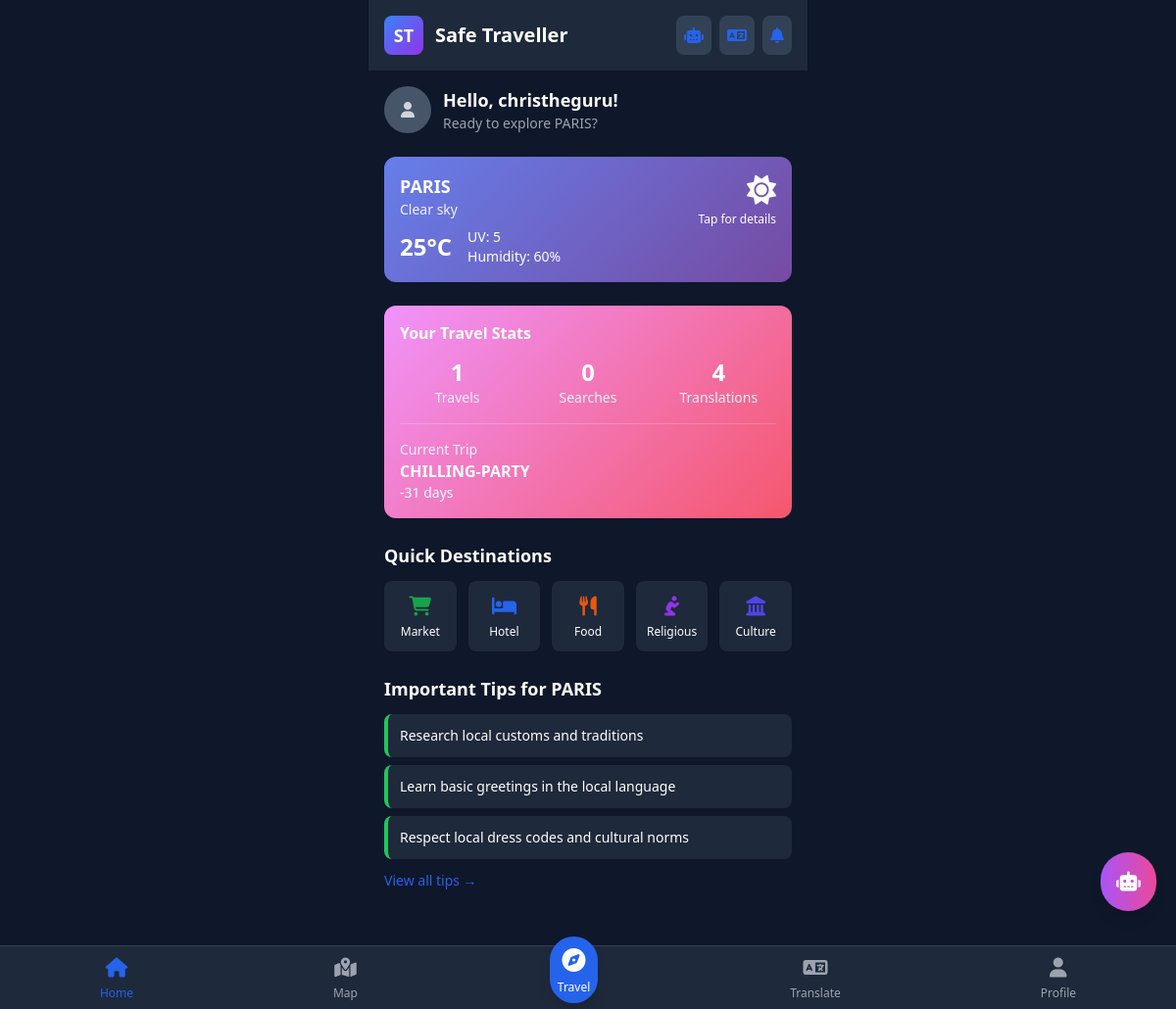
The page / (signed in) on the database as committed earlier.
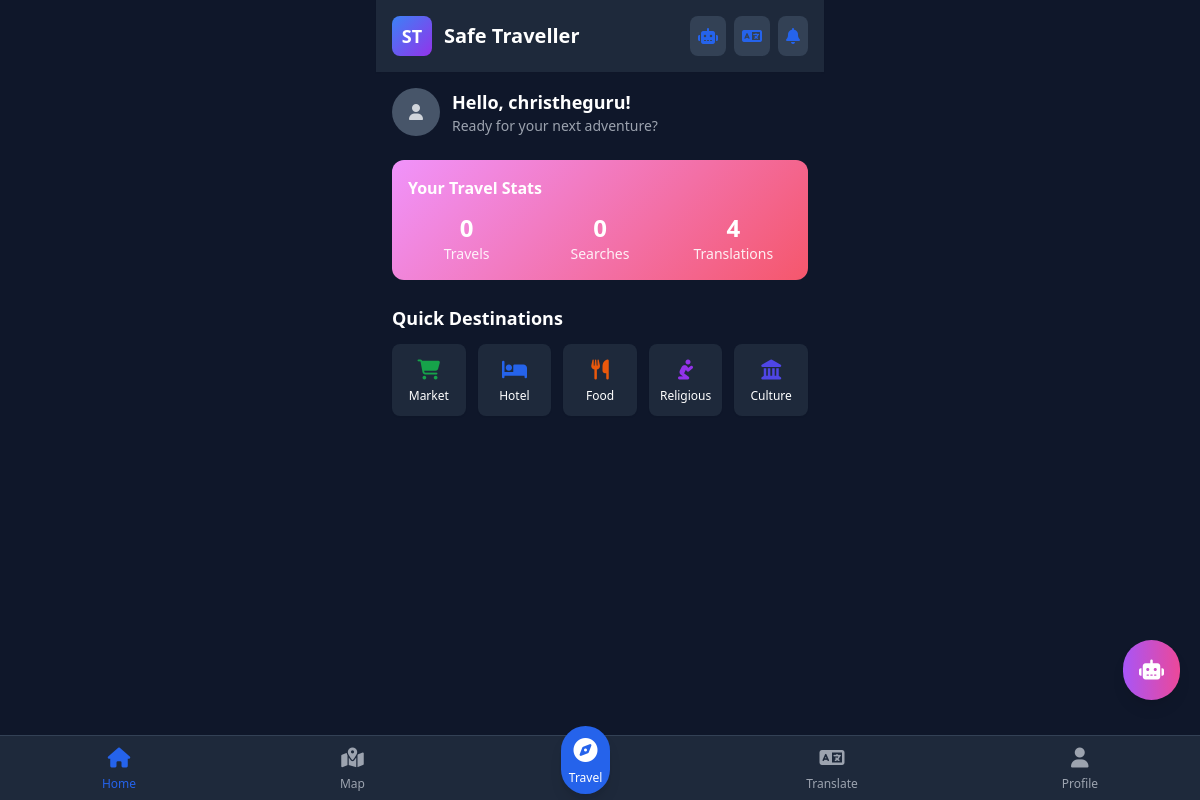
The same page on the database as committed later.
### travels/models.py (models this page shows, shortened)
class Travel(models.Model):
    TRAVEL_TYPES = [
        ('business', 'Business'),
        ('scientific', 'Scientific'),
        ('vacation', 'Vacation'),
        ('pilgrimage', 'Pilgrimage'),
    ]
    user = models.ForeignKey(User, on_delete=models.CASCADE)
    name = models.CharField(max_length=100)
    country = models.CharField(max_length=100)
    city = models.CharField(max_length=100)
    travel_type = models.CharField(max_length=20, choices=TRAVEL_TYPES)
    start_date = models.DateField(default=timezone.now)
    residence = models.CharField(max_length=200, blank=True)
    objectives = models.TextField(blank=True)
    is_active = models.BooleanField(default=False)
    advice_data = models.JSONField(null=True, blank=True)
    is_synced = models.BooleanField(default=False)
    created_at = models.DateTimeField(auto_now_add=True)
    updated_at = models.DateTimeField(auto_now=True)
    class Meta:
        ordering = ['-created_at']
    def days_elapsed(self):
        return (timezone.now().date() - self.start_date).days

### home/views.py (the view)
# urls.py: path('', views.home_view, name='home'),
def home_view(request):
    if request.user.is_authenticated:
        return authenticated_home(request)
    else:
        return render(request, 'home/home_guest.html')

### travels/services/weather_service.py (called while the page is built, shortened)
def get_weather_data(city, country):
    if not settings.OPENWEATHER_API_KEY:
        return {
            'temperature': 25,
            'humidity': 60,
            'description': 'Clear sky',
            'uv_index': 5,
            'advice': 'Weather data not available'
        }

### templates/home/home.html (shortened to what the changed rows need)
{% extends 'base.html' %}
{% block content %}
<div class="max-w-md mx-auto">
    <header class="bg-white dark:bg-slate-800 p-4 shadow-sm theme-transition">
        <div class="flex justify-between items-center">
            <div class="flex items-center space-x-3">
                <h1 class="text-xl font-bold">Safe Traveller</h1>
            </div>
        </div>
    </header>
    <div class="p-4">
        <div class="flex items-center space-x-3 mb-6">
            <div>
                <h2 class="text-lg font-semibold">Hello, {{ user.first_name|default:user.username }}!</h2>
                <p class="text-sm text-gray-600 dark:text-gray-400">
                    {% if active_travel %}
                        Ready to explore {{ active_travel.city }}?
                    {% else %}
                        Ready for your next adventure?
                    {% endif %}
                </p>
            </div>
        </div>
        {% if weather_data %}
        <div class="weather-card p-4 rounded-xl text-white mb-6" onclick="showWeatherDetails()">
            <div class="flex justify-between items-start">
                <div>
                    <h3 class="font-semibold text-lg">{{ active_travel.city }}</h3>
                    <p class="text-sm opacity-90">{{ weather_data.description }}</p>
                    <div class="flex items-center space-x-4 mt-2">
                        <span class="text-2xl font-bold">{{ weather_data.temperature|floatformat:0 }}°C</span>
                        <div class="text-sm">
                            <p>UV: {{ weather_data.uv_index|floatformat:0 }}</p>
                            <p>Humidity: {{ weather_data.humidity|floatformat:0 }}%</p>
                        </div>
                    </div>
                </div>
                <div class="text-right">
                    <i class="fas fa-sun text-3xl"></i>
                    <p class="text-xs mt-1">Tap for details</p>
                </div>
            </div>
        </div>
        {% endif %}
        <div class="stats-card p-4 rounded-xl text-white mb-6">
            <div class="grid grid-cols-3 gap-4 text-center">
                <div>
                    <p class="text-2xl font-bold">{{ total_travels }}</p>
                    <p class="text-sm opacity-90">Travels</p>
                </div>
            </div>
            {% if active_travel %}
            <div class="mt-4 pt-4 border-t border-white/20">
                <p class="text-sm opacity-90">Current Trip</p>
                <p class="font-semibold">{{ active_travel.name }}</p>
                <p class="text-sm">{{ active_travel.days_elapsed }} days</p>
            </div>
            {% endif %}
        </div>
        {% if quick_advice %}
        <div class="mb-6">
            <h3 class="font-semibold text-lg mb-3">Important Tips for {{ active_travel.city }}</h3>
            <div class="space-y-2">
                {% for tip in quick_advice %}
                <div class="bg-white dark:bg-slate-800 p-3 rounded-lg border-l-4 border-green-500">
                    <p class="text-sm">{{ tip }}</p>
                </div>
                {% endfor %}
            </div>
            <button onclick="window.location.href='{% url 'travel_detail' active_travel.id %}'" class="mt-3 text-primary-600 text-sm font-medium">
                View all tips →
            </button>
        </div>
        {% endif %}
    </div>
</div>
{% endblock %}

Rows that differ between the two databases and show on the page:
removed Travel: city "PARIS", name "CHILLING-PARTY", days_elapsed "-31"
Other text that changed with them:
{{ total_travels }}: "1" → "0"
{{ weather_data.description }}: "Clear sky" → (not shown)
{{ weather_data.temperature|floatformat:0 }}: "25" → (not shown)
{{ weather_data.uv_index|floatformat:0 }}: "5" → (not shown)
{{ weather_data.humidity|floatformat:0 }}: "60" → (not shown)
text no longer shown: "Ready to explore ? °C UV: Humidity: % Tap for details Current Trip days Important Tips for View all tips →"
text now shown: "Ready for your next adventure?"
list line gone: "Research local customs and traditions"
list line gone: "Learn basic greetings in the local language"
list line gone: "Respect local dress codes and cultural norms"
